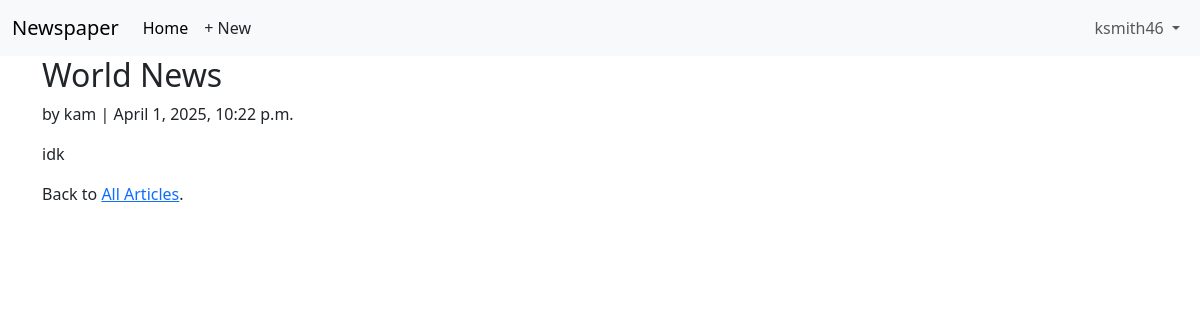
The app's page /articles/1/ (signed in) with its own data.
### accounts/models.py (models this page shows)
class CustomUser(AbstractUser):
    age = models.PositiveIntegerField(null=True, blank=True)

### articles/models.py (models this page shows, shortened)
class Article(models.Model):
    title = models.CharField(max_length=255)
    body = models.TextField()
    date = models.DateTimeField(auto_now_add=True)
    author = models.ForeignKey(
        settings.AUTH_USER_MODEL,
        on_delete=models.CASCADE,
    )

### articles/views.py (the view)
class ArticleDetailView(LoginRequiredMixin, DetailView):
    model = Article
    template_name = "article_detail.html"

### templates/article_detail.html (shortened to what this page needs)
{% extends "base.html" %}
{% block content %}
<div class="article-entry">
  <h2>{{ object.title }}</h2>
  <p>by {{ object.author }} | {{ object.date }}</p>
  <p>{{ object.body }}</p>
</div>
<div>
  <p>Back to <a href="{% url 'article_list' %}">All Articles</a>.</p>
</div>
{% endblock content %}

### templates/base.html (shortened to what this page needs)
<!DOCTYPE html>
<html>
<head>
    <link href="https://cdn.jsdelivr.net/npm/bootstrap@5.3.3/dist/css/bootstrap.min.css" rel="stylesheet">
</head>
<body>
    <nav class="navbar navbar-expand-lg bg-body-tertiary">
        <div class="container-fluid">
            <a class="navbar-brand" href="{% url 'home' %}">Newspaper</a>
            <div class="collapse navbar-collapse" id="navbarSupportedContent">
                <ul class="navbar-nav me-auto mb-2 mb-lg-0">
                    <li class="nav-item">
                        <a class="nav-link active" aria-current="page" href="#">Home</a>
                    </li>
                    {% if user.is_authenticated %}
                    <li><a href="{% url 'article_new' %}"
                        class="nav-link px-2 link-dark">+ New</a></li>
                </ul>
                <div class="mr-auto">
                    <ul class="navbar-nav">
                        <li class="nav-item dropdown">
                            <a class="nav-link dropdown-toggle" href="#" role="button"
                                data-bs-toggle="dropdown" aria-expanded="false">
                                {{ user.username }}
                            </a>
                        </li>
                {% endif %}
            </div>
        </div>
    </nav>
    <main>
        <div class="container">
            {% block content %}
            {% endblock content %}
        </div>
    </main>
</body>
</html>

### records on screen
CustomUser: username "ksmith46"
Article: title "World News", author "kam", date "April 1, 2025, 10:22 p.m.", body "idk"
